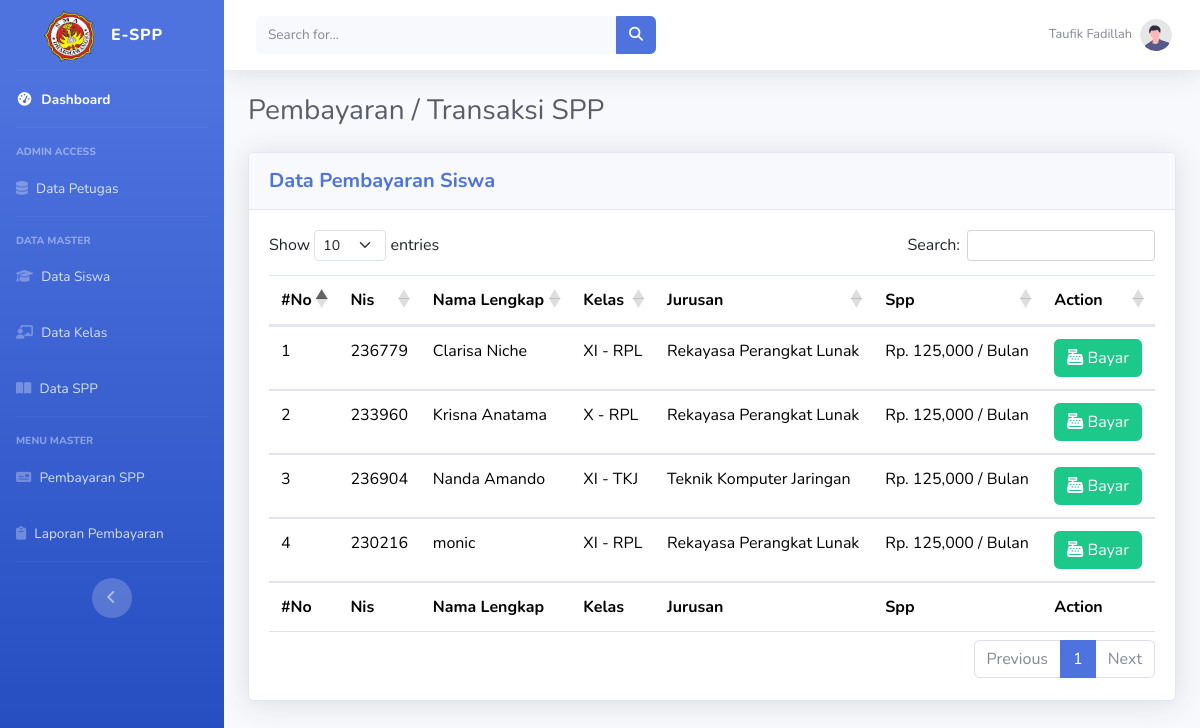
/index.php?page=pembayaran-spp (signed in), run on the app's committed database.
### tables this page shows
CREATE TABLE `tb_siswa` (
  `id_siswa` int(11) NOT NULL,
  `nisn` char(10) NOT NULL,
  `nis` char(10) NOT NULL,
  `nama_siswa` varchar(100) NOT NULL,
  `id_kelas` int(11) NOT NULL,
  `alamat` text NOT NULL,
  `no_telp` varchar(13) NOT NULL,
  `id_spp` int(11) NOT NULL,
  `id_login` int(11) NOT NULL
);

CREATE TABLE `tb_kelas` (
  `id_kelas` int(11) NOT NULL,
  `nama_kelas` varchar(100) NOT NULL,
  `jurusan` varchar(50) NOT NULL
);

CREATE TABLE `tb_spp` (
  `id_spp` int(11) NOT NULL,
  `tahun` varchar(11) DEFAULT NULL,
  `nominal` int(11) DEFAULT NULL
);

### inc/Koneksi.php (called while the page is built, shortened)
<?php
class Koneksi {
    public function __construct() {
        try {
            $this->db = new \PDO("mysql:host=localhost;dbname=db_spp","root","");
        } catch (\PDOException $e) {
            die('Koneksi database gagal : ' . $e->getMessage());
        }
    }
}
?>

### app/Spp.php (called while the page is built, shortened)
<?php
class Spp extends Koneksi {
    public function tampilSiswa()
    {
        $sql  = "SELECT * FROM tb_siswa
        JOIN tb_spp ON tb_siswa.id_spp = tb_spp.id_spp JOIN tb_kelas ON tb_siswa.id_kelas = tb_kelas.id_kelas JOIN tb_login ON tb_siswa.id_login = tb_login.id_login
        ORDER BY id_siswa ASC";
        $stmt = $this->db->prepare($sql);
        $stmt->execute();
        $data = [];
        while ($rows = $stmt->fetch()) {
            $data[] = $rows;
        }
        return $data;
    }
}
?>

### pembayaran-spp.php (the view)
<div class="d-sm-flex align-items-center justify-content-between mb-4">
    <h1 class="h3 mb-0 text-gray-800">Pembayaran / Transaksi SPP</h1>
</div>
 <div class="card shadow mb-4">
    <div class="card-header py-3">
        <h5 class="m-0 font-weight-bold text-primary">Data Pembayaran Siswa</h5>
    </div>
    <div class="card-body">
        <div class="table-responsive">
            <table id="table" class="table" style="width: 100%;">
                <thead>
                    <tr>
                        <th>#No</th>
                        <th>Nis</th>
                        <th>Nama Lengkap</th>
                        <th>Kelas</th>
                        <th>Jurusan</th>
                        <th>Spp</th>
                        <th>Action</th>
                    </tr>
                </thead>
                <tbody>
                    <?php
                    $no = 1;
                    $rows = $data->tampilSiswa();
                    foreach ($rows as $row) {
                    ?>
                    <tr>
                        <td><?= $no++; ?></td>
                        <td><?= $row["nis"]; ?></td>
                        <td><?= $row["nama_lengkap"]; ?></td>
                        <td><?= $row["nama_kelas"]; ?></td>
                        <td><?= $row["jurusan"]; ?></td>
                        <td><?= 'Rp. ' . number_format($row["nominal"]) . ' / Bulan'; ?></td>
                        <td>
                            <a href="index.php?page=transaksi-pembayaran&id=<?= $row['id_siswa']; ?>" class="btn btn-success"><i class="fa-solid fa-cash-register"></i> Bayar</a>
                        </td>
                    </tr>
                    <?php } ?>
                </tbody>
                <tfoot>
                    <tr>
                         <th>#No</th>
                        <th>Nis</th>
                        <th>Nama Lengkap</th>
                        <th>Kelas</th>
                        <th>Jurusan</th>
                        <th>Spp</th>
                        <th>Action</th>
                    </tr>
                </tfoot>
            </table>
        </div>
    </div>
 </div>

### data on the page
tb_siswa: nis "236779", id_login.nama_lengkap "Clarisa Niche", id_kelas.nama_kelas "XI - RPL", id_kelas.jurusan "Rekayasa Perangkat Lunak", id_spp.nominal "125,000"
tb_siswa: nis "233960", id_login.nama_lengkap "Krisna Anatama", id_kelas.nama_kelas "X - RPL", id_kelas.jurusan "Rekayasa Perangkat Lunak", id_spp.nominal "125,000"
tb_siswa: nis "236904", id_login.nama_lengkap "Nanda Amando", id_kelas.nama_kelas "XI - TKJ", id_kelas.jurusan "Teknik Komputer Jaringan", id_spp.nominal "125,000"
tb_siswa: nis "230216", id_login.nama_lengkap "monic", id_kelas.nama_kelas "XI - RPL", id_kelas.jurusan "Rekayasa Perangkat Lunak", id_spp.nominal "125,000"

### other printed values
$username "Taufik Fadillah"
